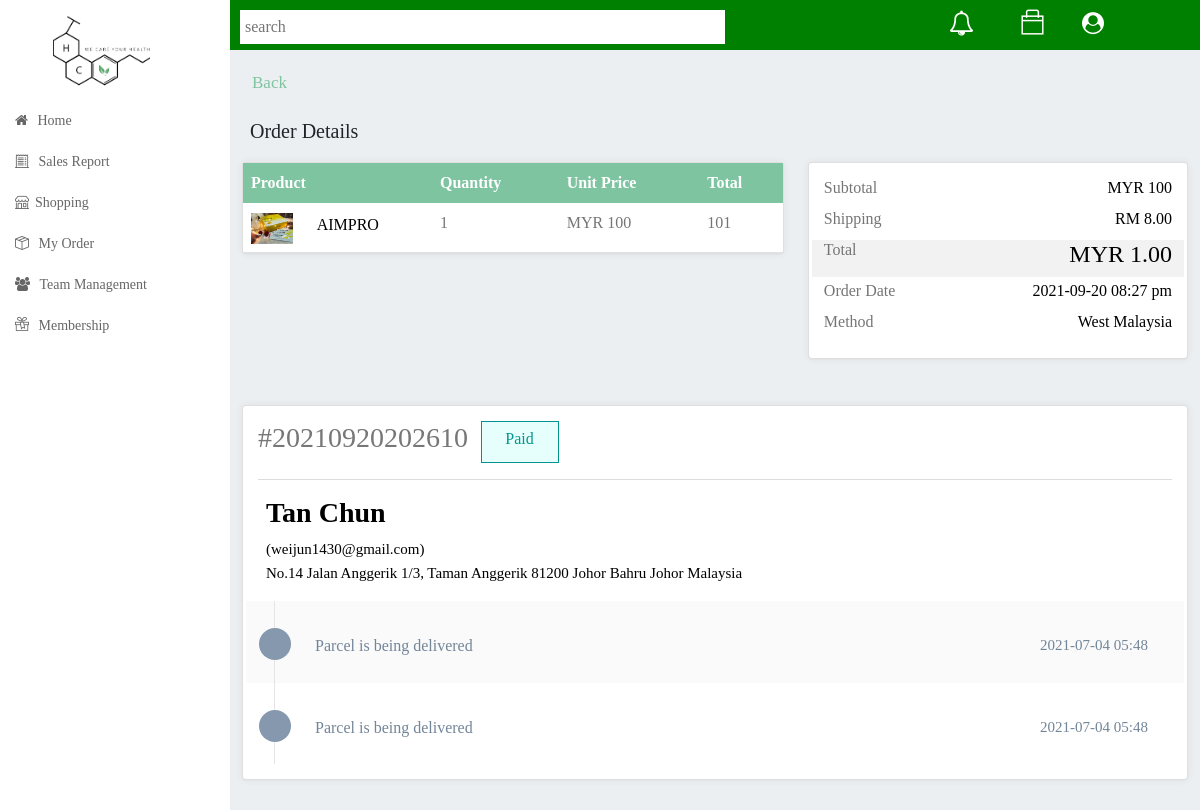
Screenshot of /admin/order-details.php?id=20210920202610 (signed in) with the database file from the repository.
### tables this page shows
CREATE TABLE `payments` (
  `id` int(11) NOT NULL,
  `payment_id` varchar(255) NOT NULL,
  `payment_name` varchar(255) NOT NULL,
  `payment_email_phone` varchar(255) NOT NULL,
  `payment_address` varchar(255) NOT NULL,
  `payment_post_code` varchar(255) NOT NULL,
  `payment_city` varchar(255) NOT NULL,
  `payment_state` varchar(255) NOT NULL,
  `payment_country` varchar(255) NOT NULL,
  `admin_id` varchar(255) NOT NULL,
  `product_id` varchar(255) NOT NULL,
  `product_quantity` varchar(255) NOT NULL,
  `shipping_id` varchar(255) NOT NULL,
  `payment_amount` varchar(255) NOT NULL,
  `deliver_status` varchar(255) NOT NULL,
  `verify_code` varchar(255) NOT NULL,
  `verify_status` varchar(255) NOT NULL,
  `payment_create_time` varchar(255) NOT NULL
);

CREATE TABLE `products` (
  `product_id` int(11) NOT NULL,
  `category_id` varchar(255) NOT NULL,
  `product_name` varchar(255) NOT NULL,
  `product_description` varchar(255) NOT NULL,
  `product_image` varchar(255) NOT NULL,
  `product_price` varchar(255) NOT NULL,
  `product_create_time` varchar(255) NOT NULL
);

CREATE TABLE `shipping_method` (
  `shipping_id` int(11) NOT NULL,
  `shipping_name` varchar(255) NOT NULL,
  `shipping_price` varchar(255) NOT NULL,
  `shipping_create_time` varchar(255) NOT NULL
);

### admin/order-details.php (the view, shortened to what this page needs)
<?php
include("../db.php");
if (!isset($_GET['id'])) {
    echo "<script>window.location.assign('index.php')</script>";
} else {
    $sql = "SELECT * FROM payments left join products on payments.product_id=products.product_id left join shipping_method on payments.shipping_id=shipping_method.shipping_id where payment_id='" . $_GET['id'] . "'";
    $result = $conn->query($sql) or die($conn->error . __LINE__);
    if ($result->num_rows > 0) {
        while ($row = $result->fetch_assoc()) {
            $payment_name = $row['payment_name'];
            $product_name = $row['product_name'];
            $product_image = $row['product_image'];
            $product_price = $row['product_price'];
            $payment_id = $row['payment_id'];
            $payment_email_phone = $row['payment_email_phone'];
            $payment_address = $row['payment_address'];
            $payment_post_code = $row['payment_post_code'];
            $payment_city = $row['payment_city'];
            $payment_state = $row['payment_state'];
            $payment_country = $row['payment_country'];
            $product_quantity = $row['product_quantity'];
            $payment_amount = $row['payment_amount'];
            $deliver_status = $row['deliver_status'];
            $shipping_name = $row['shipping_name'];
            $shipping_price = $row['shipping_price'];
            $payment_create_time= date("Y-m-d h:i a", strtotime($row['payment_create_time']));
        }
    }
}
?>
<!DOCTYPE html>
<html lang="en">
<head>
    <link rel="stylesheet" type="text/css" href="../assets/icon/themify-icons/themify-icons.css">
    <link rel="stylesheet" type="text/css" href="../assets/icon/icofont/css/icofont.css">
    <link rel="stylesheet" type="text/css" href="../assets/icon/simple-line-icons/css/simple-line-icons.css">
    <link rel="stylesheet" type="text/css" href="../assets/plugins/bootstrap/css/bootstrap.min.css">
    <link rel="stylesheet" href="../assets/plugins/chartist/dist/chartist.css" type="text/css" media="all">
    <link href="../assets/css/svg-weather.css" rel="stylesheet">
    <link rel="stylesheet" type="text/css" href="../assets/css/main.css">
    <link rel="stylesheet" type="text/css" href="../assets/css/responsive.css">
    <link rel="stylesheet" href="https://cdn.staticfile.org/font-awesome/4.7.0/css/font-awesome.css">
    <link rel="stylesheet" href="https://cdn.jsdelivr.net/npm/bootstrap-icons@1.3.0/font/bootstrap-icons.css">
    <link href="https://cdn.jsdelivr.net/npm/bootstrap@5.0.2/dist/css/bootstrap.min.css" rel="stylesheet">
</head>
<body class="sidebar-mini fixed">
    <div class="wrapper">
        <?php require("nav-bar.php") ?>
        <div class="content-wrapper">
            <div class="container-fluid">
                <div class="row">
                    <div class="main-header">
                        <a href="my-order.php" style="padding-left:10px;color:#7EC4A0;font-size:17px;text-decoration:none">Back</a>
                    </div>
                </div>
                <div class="row dashboard-header">
                    <span style="padding-left:20px;font-size:20px;">Order Details</span>
                    <div class="col-lg-7 py-3">
                        <div class="card dashboard-product" style="padding:0">
                            <table class="table mb-0">
                                <thead>
                                    <tr style="background-color:#7EC4A0;">
                                        <th>Product</th>
                                        <th>Quantity</th>
                                        <th>Unit Price</th>
                                        <th>Total</th>
                                    </tr>
                                </thead>
                                <tbody>
                                    <tr>
                                        <td style="width: 35%;">
                                            <div class="row" style="padding-right:0">
                                                <div class="col-lg-4">
                                                    <img src="../assets/images/products/<?php echo $product_image ?>" style="width:100%" alt="">
                                                </div>
                                                <div class="col-lg-8">
                                                    <h6 style="display:inline-block;color:black;"><?php echo $product_name ?></h6>
                                                </div>
                                            </div>
                                        </td>
                                        <td>
                                            <h6><?php echo $product_quantity ?></h6>
                                        </td>
                                        <td>
                                            <h6>MYR <?php echo $product_price ?></h6>
                                        </td>
                                        <td>
                                            <h6><?php echo (float)$product_price ^ (float)$product_quantity ?></h6>
                                        </td>
                                    </tr>
                                </tbody>
                            </table>
                        </div>
                    </div>
                    <div class="col-lg-5 py-3">
                        <div class="card dashboard-product">
                            <div class="row">
                                <div class="col-lg-12 mb-1">
                                    <div class="float-start">
                                        <h6>Subtotal</h6>
                                    </div>
                                    <div class="float-end">
                                        <h6 style="color:black">MYR <?php echo $product_price ?></h6>
                                    </div>
                                    <br>
                                </div>
                                <div class="col-lg-12 mb-1">
                                    <div class="float-start">
                                        <h6>Shipping</h6>
                                    </div>
                                    <div class="float-end">
                                        <h6 style="color:black">RM <?php echo $shipping_price ?></h6>
                                    </div>
                                    <br>
                                </div>
                                <div class="col-lg-12 mb-1" style="background-color: rgba(0, 0, 0, .05);">
                                    <div class="float-start">
                                        <h6>Total</h6>
                                    </div>
                                    <div class="float-end">
                                        <h4 style="color:black"><?php echo $payment_amount ?></h4>
                                    </div>
                                    <br>
                                </div>
                                <div class="col-lg-12 mb-1">
                                    <div class="float-start">
                                        <h6>Order Date</h6>
                                    </div>
                                    <div class="float-end">
                                        <h6 style="color:black"><?php echo $payment_create_time ?></h6>
                                    </div>
                                    <br>
                                </div>
                                <div class="col-lg-12 mb-1">
                                    <div class="float-start">
                                        <h6>Method</h6>
                                    </div>
                                    <div class="float-end">
                                        <h6 style="color:black"><?php echo $shipping_name ?></h6>
                                    </div>
                                    <br>
                                </div>
                            </div>
                        </div>
                    </div>
                    <div class="col-lg-12">
                        <div class="card dashboard-product">
                            <div class="row">
                                <div class="col-lg-3">
                                    <h3>#<?php echo $payment_id ?></h3>
                                </div>
                                <?php
                                if ($deliver_status == "pending") {
                                    echo '<div class="col-lg-1 text-center" style="border:1px solid #F9008F;color:#F9008F;padding:5px 10px 5px 10px;background-color:#FFF8FD">
                                                            Pending
                                                        </div>';
                                } else if ($deliver_status == "paid") {
                                    echo '<div class="col-lg-1 text-center" style="border:1px solid #00968D;color:#00968D;padding:5px 10px 5px 10px;background-color:#E6FFFD">
                                                            Paid
                                                        </div>';
                                } else if ($deliver_status == "complete") {
                                    echo '<div class="col-lg-1 text-center" style="border:1px solid #1B55E2;color:#1B55E2;padding:5px 10px 5px 10px;background-color:#EEF4FF">
                                                            Complete
                                                        </div>';
                                }
                                ?>
                            </div>
                            <hr>
                            <div class="row">
                                <div class="col-lg-12" style="padding-left:20px;">
                                    <h3 style="color:black;font-weight:600"><?php echo $payment_name?></h3>
                                    <p style="font-size:15px">(<?php echo $payment_email_phone?>) <br><?php echo $payment_address ?> <?php echo $payment_post_code ?> <?php echo $payment_city ?> <?php echo $payment_state ?> <?php echo $payment_country ?></p>
                                </div>
                                <div class="col-lg-12" style="background-color:rgb(250, 250, 250);margin-left:0;margin-right:0">
                                    <div class='tracking-item'>
                                        <div class='tracking-icon status-complete'>
                                        </div>
                                        <div class="row">
                                            <div class="col-lg-6 text-left">
                                                <p class="tracking_status_form">Parcel is being delivered</p>
                                            </div>
                                            <div class="col-lg-6 text-right">
                                                <p class="tracking_date" style="font-size: 14px;color:#738599">2021-07-04 05:48</p>
                                            </div>
                                        </div>
                                    </div>
                                </div>
                                <div class="col-lg-12" style="margin-left:0;margin-right:0">
                                    <div class='tracking-item'>
                                        <div class='tracking-icon status-complete'>
                                        </div>
                                        <div class="row">
                                            <div class="col-lg-6 text-left">
                                                <p class="tracking_status_form">Parcel is being delivered</p>
                                            </div>
                                            <div class="col-lg-6 text-right">
                                                <p class="tracking_date" style="font-size: 14px;color:#738599">2021-07-04 05:48</p>
                                            </div>
                                        </div>
                                    </div>
                                </div>
                            </div>
                        </div>
                    </div>
                </div>
            </div>
        </div>
    </div>
</body>
</html>

### rows the page displays
payments: product.product_image (picture), product.product_name "AIMPRO", product_quantity "1", product.product_price "100", product+product_quantity "101", shipping.shipping_price "8.00", payment_amount "MYR 1.00", payment_create_time "2021-09-20 08:27 pm", shipping.shipping_name "West Malaysia", payment "20210920202610", payment_name "Tan Chun", payment_email_phone "weijun1430@gmail.com", payment_address "No.14 Jalan Anggerik 1/3, Taman Anggerik", payment_post_code "81200", payment_city "Johor Bahru", payment_state "Johor", payment_country "Malaysia"
